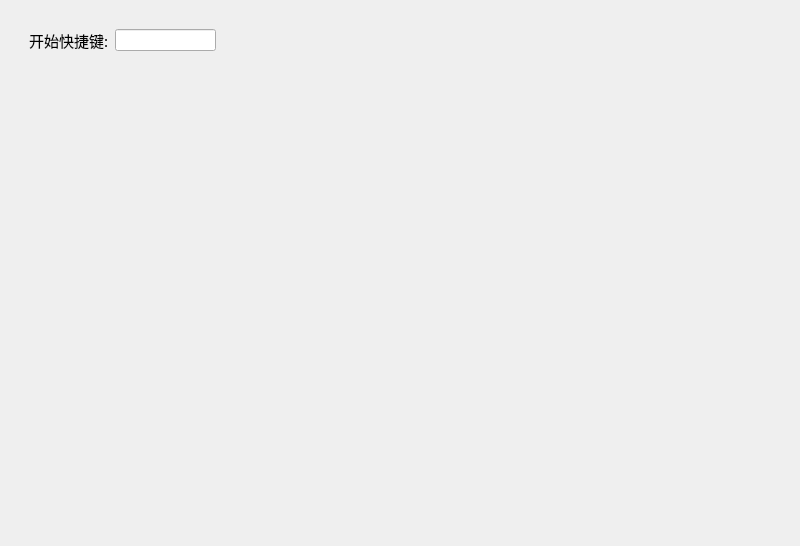
<?xml version="1.0" encoding="UTF-8"?>
<ui version="4.0">
 <class>Setting</class>
 <widget class="QWidget" name="Setting">
  <property name="geometry">
   <rect>
    <x>0</x>
    <y>0</y>
    <width>800</width>
    <height>546</height>
   </rect>
  </property>
  <property name="windowTitle">
   <string>Form</string>
  </property>
  <layout class="QHBoxLayout" name="horizontalLayout">
   <item>
    <widget class="QWidget" name="widget" native="true">
     <layout class="QVBoxLayout" name="verticalLayout">
      <item>
       <widget class="QWidget" name="widget_2" native="true">
        <layout class="QHBoxLayout" name="horizontalLayout_2">
         <item>
          <widget class="QLabel" name="label">
           <property name="font">
            <font>
             <family>星星念念体</family>
             <pointsize>11</pointsize>
            </font>
           </property>
           <property name="text">
            <string>开始快捷键:</string>
           </property>
          </widget>
         </item>
         <item>
          <widget class="QLineEdit" name="lineEdit"/>
         </item>
         <item>
          <spacer name="horizontalSpacer">
           <property name="orientation">
            <enum>Qt::Horizontal</enum>
           </property>
           <property name="sizeHint" stdset="0">
            <size>
             <width>561</width>
             <height>20</height>
            </size>
           </property>
          </spacer>
         </item>
        </layout>
       </widget>
      </item>
      <item>
       <spacer name="verticalSpacer">
        <property name="orientation">
         <enum>Qt::Vertical</enum>
        </property>
        <property name="sizeHint" stdset="0">
         <size>
          <width>20</width>
          <height>460</height>
         </size>
        </property>
       </spacer>
      </item>
     </layout>
    </widget>
   </item>
  </layout>
 </widget>
 <resources/>
 <connections/>
</ui>
